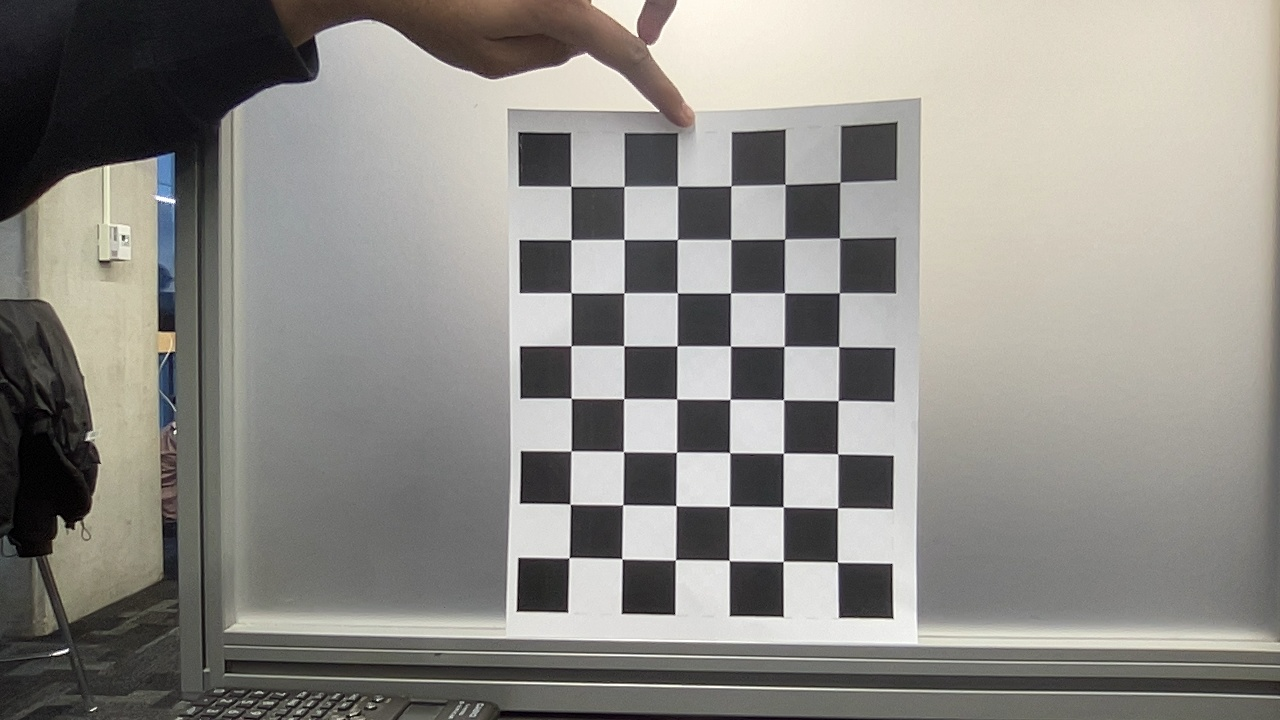
#> input picture calibration/calibration_images/image_0.jpg, 1280 x 720 px; its folder holds 4 pictures in this run
$ python get_intrinsic_chars.py
#> lines starting #> are read from the running program, lines starting #| are printed output that depends on the picture
import cv2
import numpy as np
import glob
import os

pattern_size = (8, 6)
square_size = 0.030

objp = np.zeros((pattern_size[0] * pattern_size[1], 3), np.float32)
objp[:, :2] = np.mgrid[0:pattern_size[0], 0:pattern_size[1]].T.reshape(-1, 2) * square_size

objpoints = []
imgpoints = []

images = glob.glob(os.path.join("calibration_images", "*.jpg"))
# print("Found images:", images)

for fname in images:
    img = cv2.imread(fname)
#> img is the input picture: shape (720, 1280, 3); mean B, G, R 135.3, 140.5, 142.7
    gray = cv2.cvtColor(img, cv2.COLOR_BGR2GRAY)
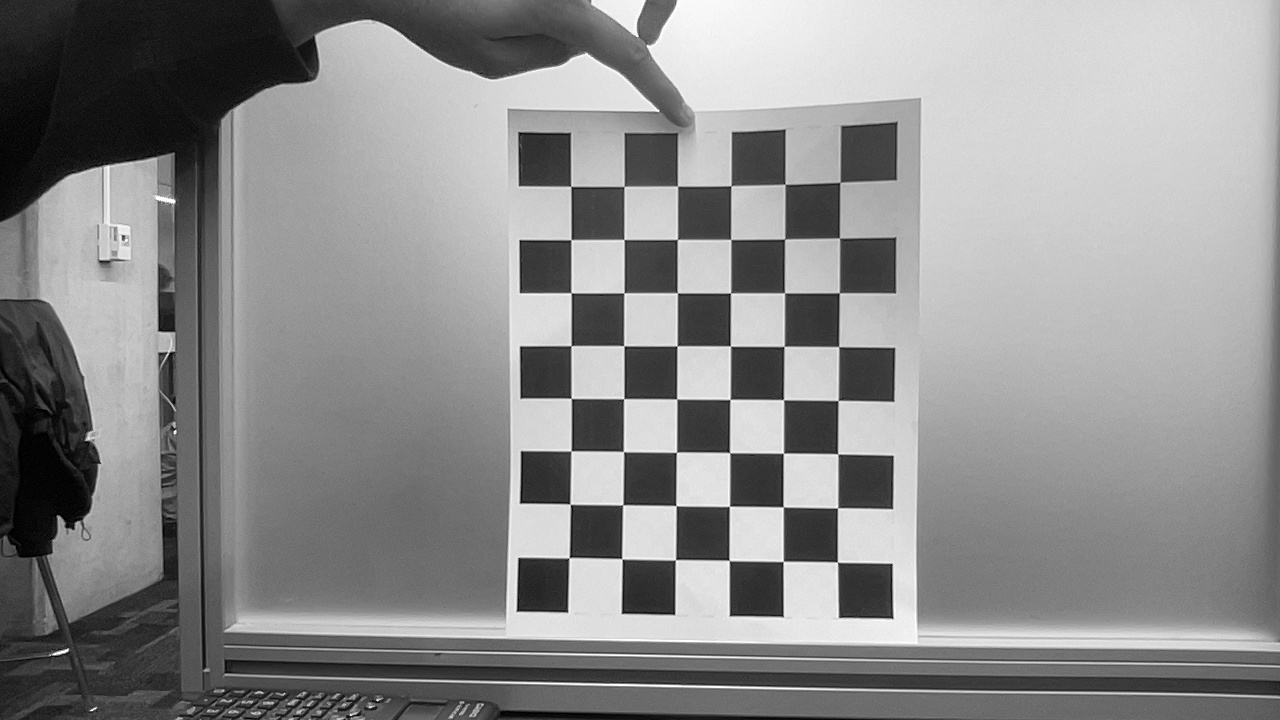
#> gray: shape (720, 1280); min 0, max 255, mean 140.6

    ret, corners = cv2.findChessboardCorners(gray, pattern_size, None)
#> ret = True; corners = 48 rows, first 8: [839.9, 182.3], [839.3, 238], [839.4, 292.8], [838.5, 346.5], [838.1, 400.6], [837.7, 454], [837.4, 507.9], [837.3, 562]

    if ret:
        print(f"✅ Corners detected in {fname}")
        objpoints.append(objp)
        imgpoints.append(corners)
    else:
        print(f"❌ Failed to detect corners in {fname}")
#> pass 2 of the loop `for fname in images:`:
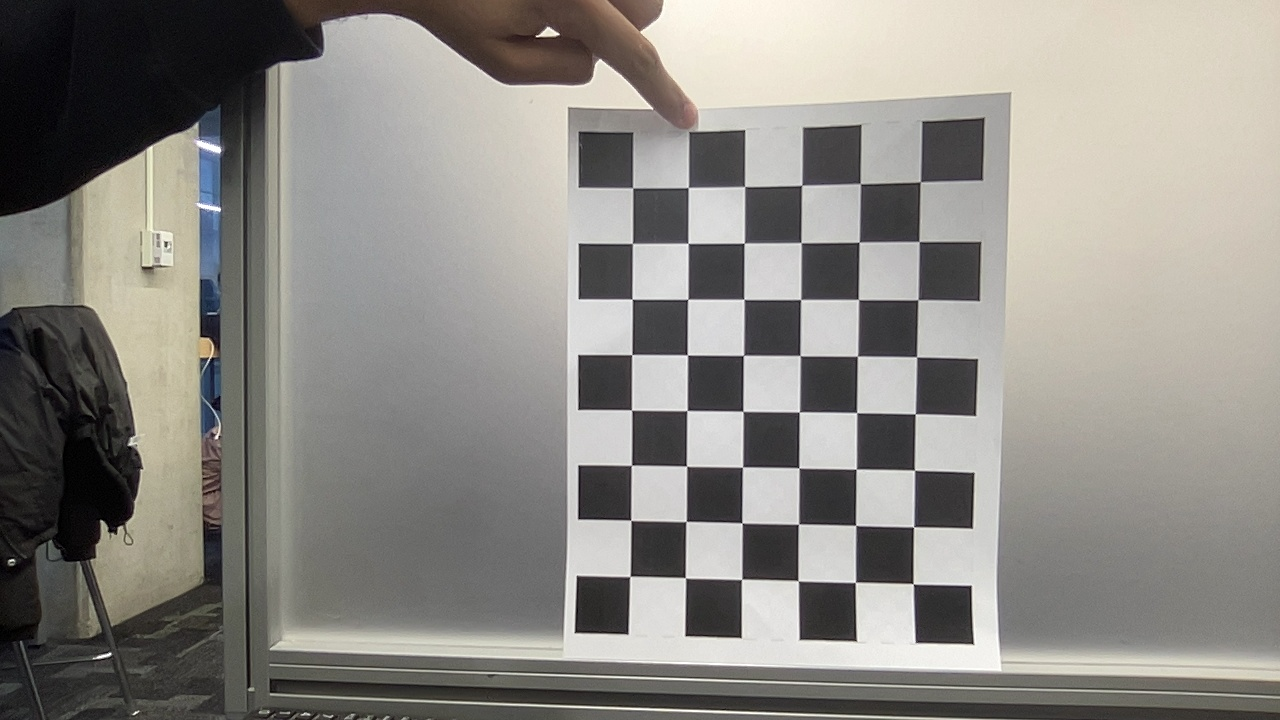
#> input picture calibration/calibration_images/image_1.jpg, 1280 x 720 px
#> img is the input picture: shape (720, 1280, 3); mean B, G, R 132.9, 138.2, 140.8
#> `gray = cv2.cvtColor(img, cv2.COLOR_BGR2GRAY)`:
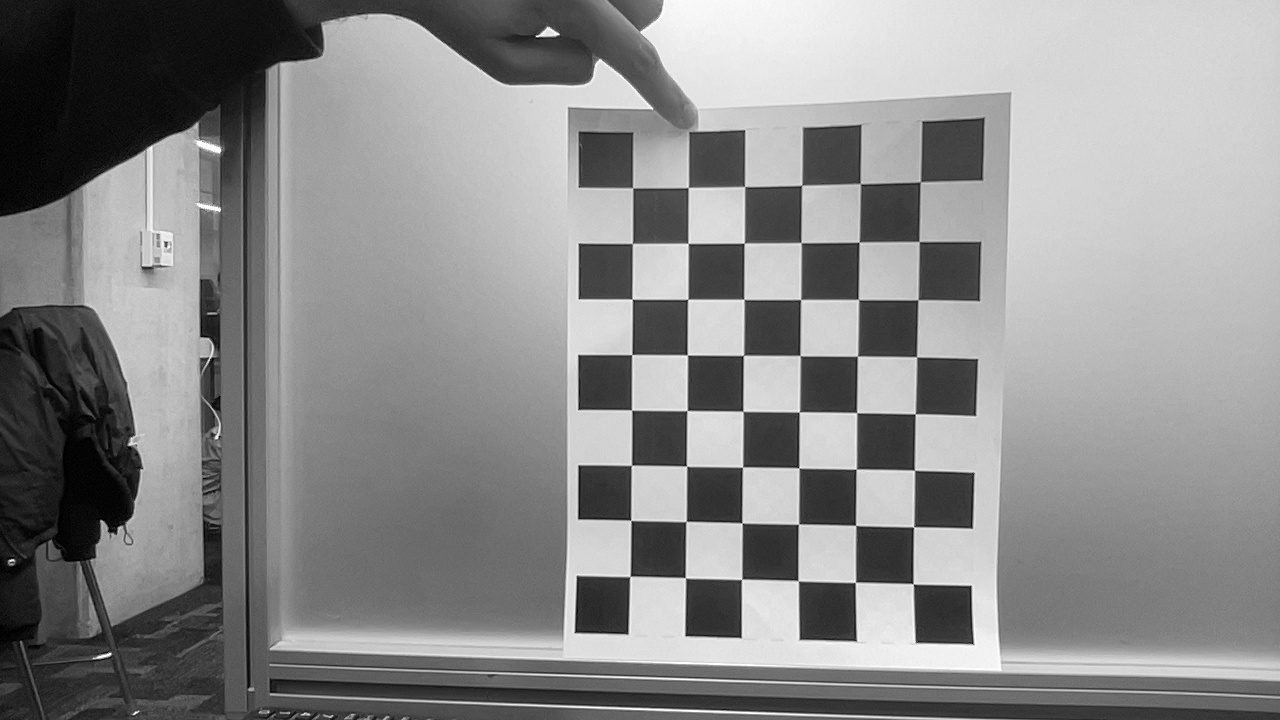
#> gray: shape (720, 1280); min 0, max 255, mean 138.4
#> `ret, corners = cv2.findChessboardCorners(gray, pattern_size, None)`: corners = 48 rows, first 8: [920.3, 181.7], [919.2, 241.5], [917.9, 299.7], [916.5, 356.8], [915.1, 413.9], [914.5, 470.2], [913.5, 527.1], [913.1, 583.8]
#> pass 3 of the loop `for fname in images:`:
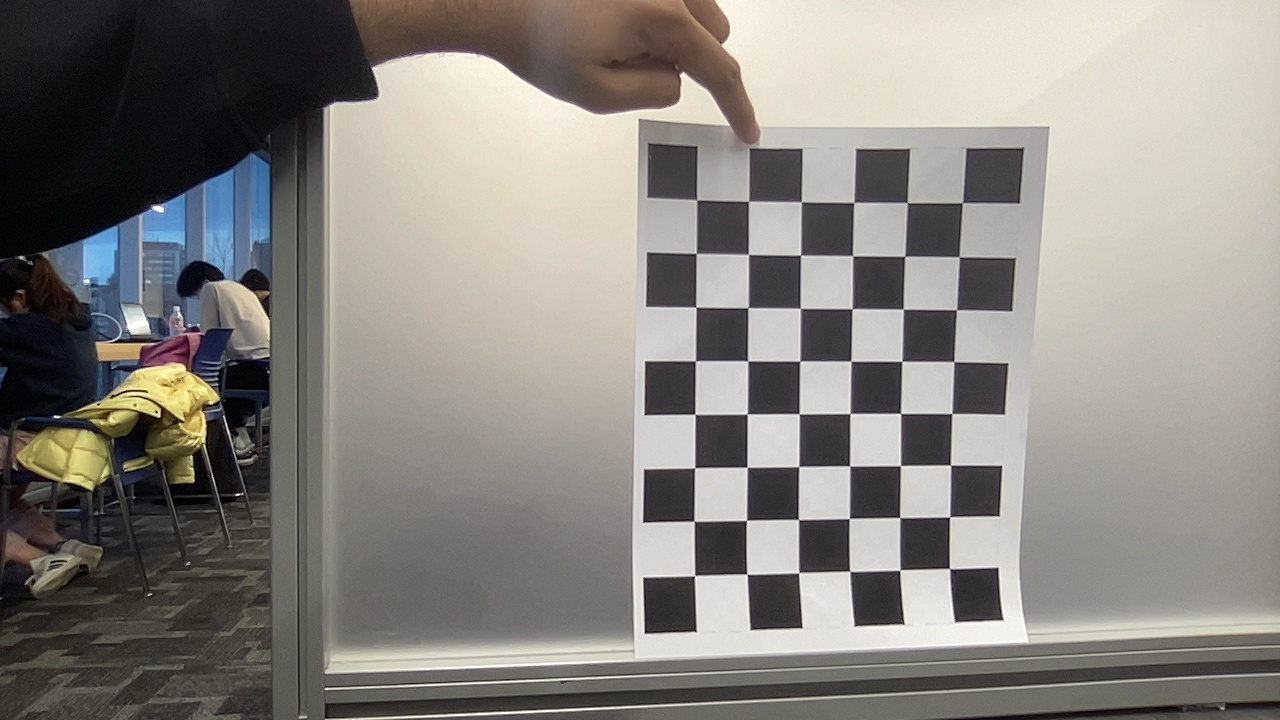
#> input picture calibration/calibration_images/image_10.jpg, 1280 x 720 px
#> img is the input picture: shape (720, 1280, 3); mean B, G, R 127.6, 132.9, 136.3
#> `gray = cv2.cvtColor(img, cv2.COLOR_BGR2GRAY)`:
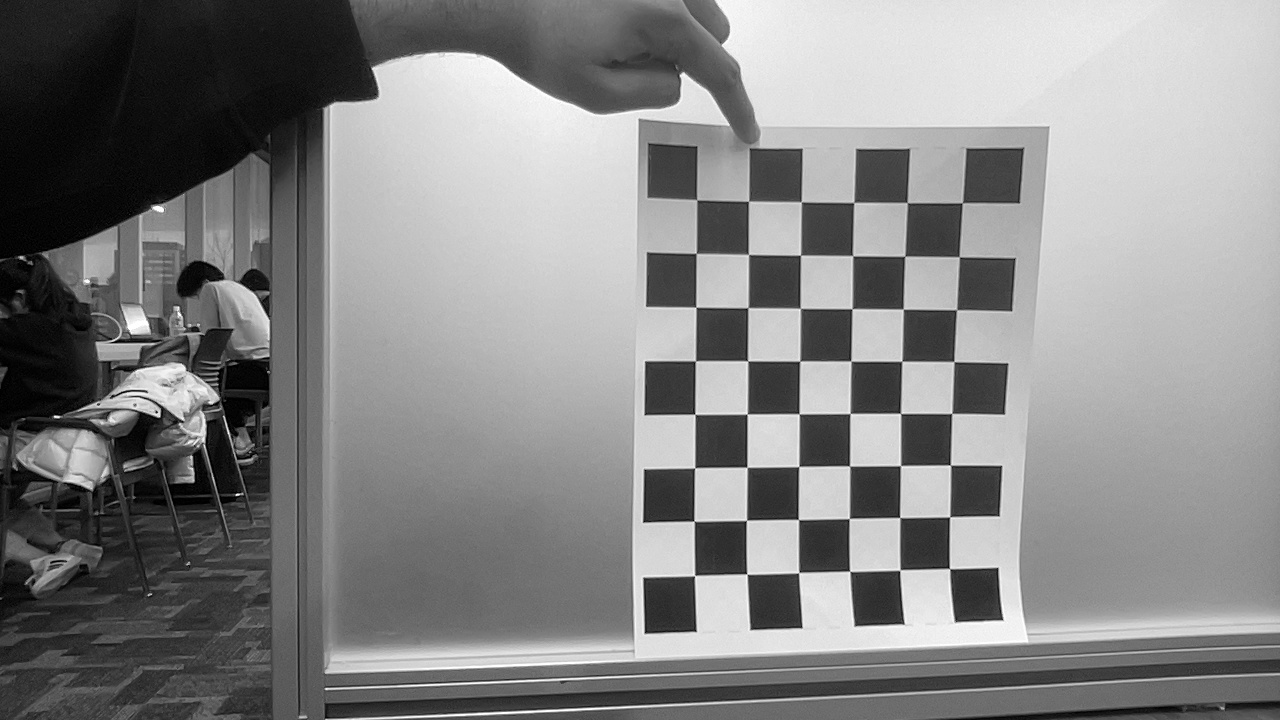
#> gray: shape (720, 1280); min 0, max 255, mean 133.3
#> `ret, corners = cv2.findChessboardCorners(gray, pattern_size, None)`: corners = 48 rows, first 8: [694.7, 575.5], [694, 520.8], [694.8, 467.8], [694.9, 414.2], [695.5, 361], [696, 307.2], [696.1, 253.3], [696.9, 199.9]
#> the loop made 4 passes; the first 3 are shown

for fname in images:
    img = cv2.imread(fname)
    gray = cv2.cvtColor(img, cv2.COLOR_BGR2GRAY)

    ret, corners = cv2.findChessboardCorners(gray, pattern_size, None)
#> corners = 48 rows, first 8: [839.9, 182.3], [839.3, 238], [839.4, 292.8], [838.5, 346.5], [838.1, 400.6], [837.7, 454], [837.4, 507.9], [837.3, 562]

    if ret:
        objpoints.append(objp)
        imgpoints.append(corners)
#> pass 2 of the loop `for fname in images:`:
#> `ret, corners = cv2.findChessboardCorners(gray, pattern_size, None)`: corners = 48 rows, first 8: [920.3, 181.7], [919.2, 241.5], [917.9, 299.7], [916.5, 356.8], [915.1, 413.9], [914.5, 470.2], [913.5, 527.1], [913.1, 583.8]
#> pass 3 of the loop `for fname in images:`:
#> `ret, corners = cv2.findChessboardCorners(gray, pattern_size, None)`: corners = 48 rows, first 8: [694.7, 575.5], [694, 520.8], [694.8, 467.8], [694.9, 414.2], [695.5, 361], [696, 307.2], [696.1, 253.3], [696.9, 199.9]
#> the loop made 4 passes; the first 3 are shown

ret, camera_matrix, dist_coeffs, rvecs, tvecs = cv2.calibrateCamera(
    objpoints, imgpoints, gray.shape[::-1], None, None
)

np.savez("webcam_calib.npz", camera_matrix=camera_matrix, dist_coeffs=dist_coeffs)

with open("calibration_results.txt", "w") as f:
    f.write("Camera Matrix:\n")
    f.write(str(camera_matrix) + "\n")
    f.write("Distortion Coefficients:\n")
    f.write(str(dist_coeffs) + "\n")

print("Camera Matrix:\n", camera_matrix)
print("Distortion Coefficients:\n", dist_coeffs)
